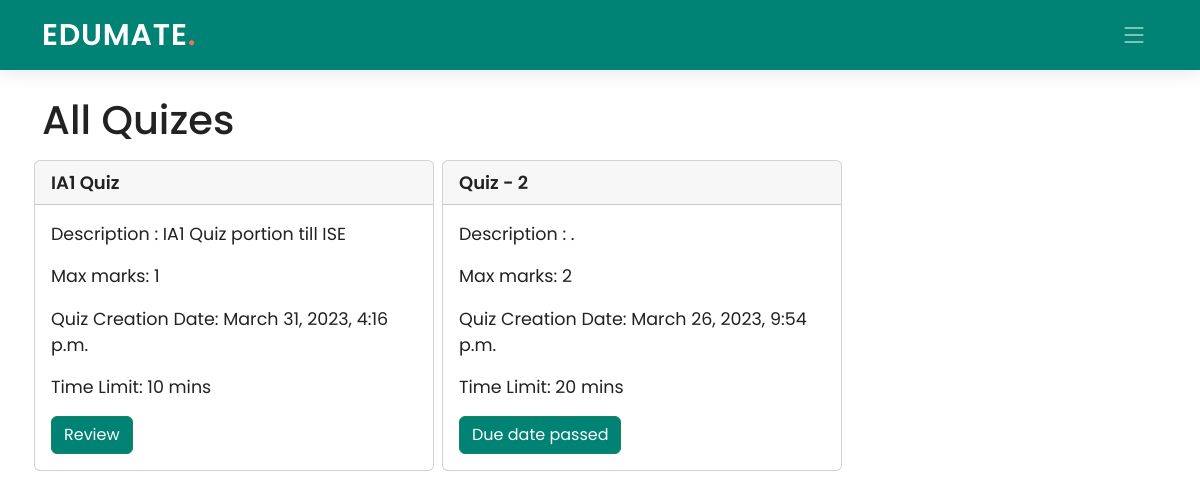
The app's page /student/1/classroom/PPJ8YI/quiz/, older data.
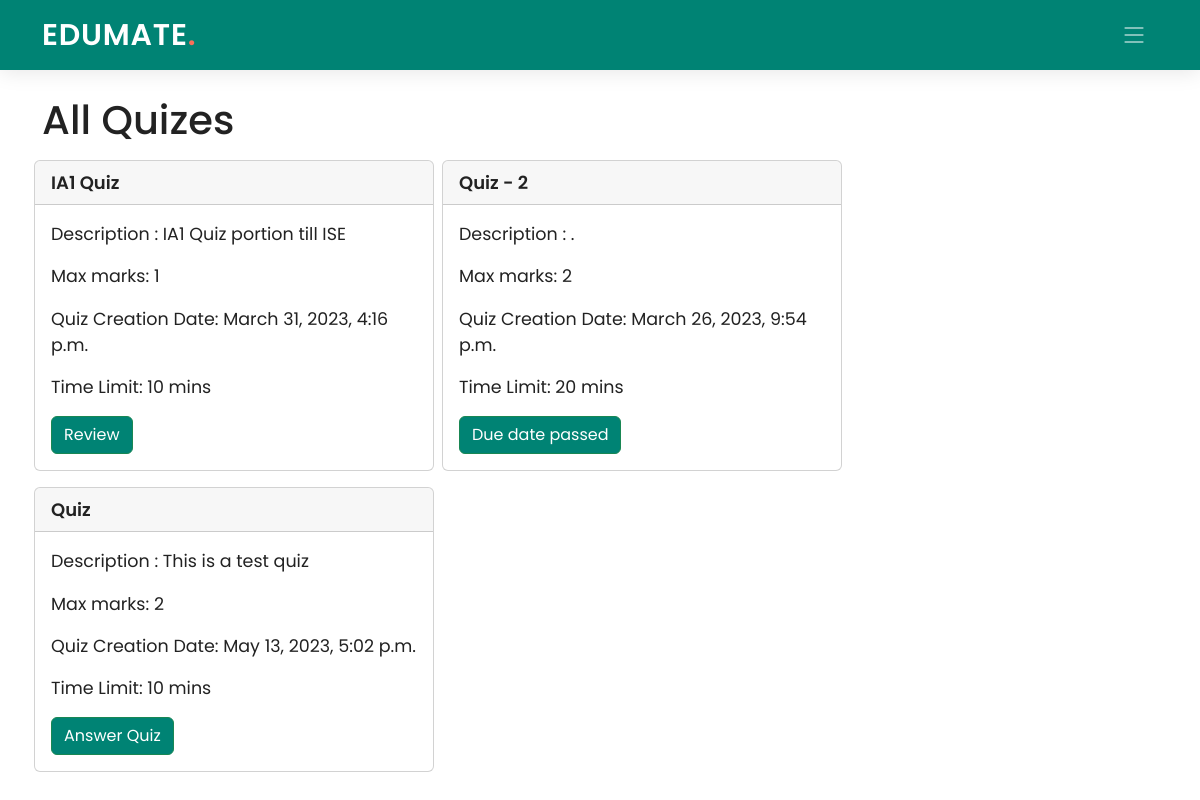
The same page, newer data.
### Teacher/models.py (models this page shows, shortened)
class Quiz(models.Model):
    quiz_name = models.CharField(max_length=200)
    description= models.CharField(max_length=100, null=True)
    time_limit = models.PositiveBigIntegerField(default=10)
    quiz_date = models.DateTimeField(default=datetime.now)
    teach_id = models.ForeignKey("Edumate_app.Teachers", on_delete=models.CASCADE, blank=True, null=True)
    class_code = models.ForeignKey(ClassTeachers, on_delete=models.CASCADE, blank=True, null=True)

### Student/views.py (the view)
# urls.py: path('classroom/<pk2>/quiz/', views.quiz, name='quiz_stud'),
def quiz(request, pk, pk2):
    quiz = Quiz.objects.filter(class_code = pk2)
    stud = Students.objects.get(stud_id=pk)
    answered=Quiz_marks.objects.filter(student=stud).values_list('student','quiz')
    quiz_list = []
    for i in quiz:
        a=(pk,i.id)
        answer = False
        if a in answered:
            answer = True
        quiz_list.append([i,answer])
    today = timezone.localtime(timezone.now())
    questionCount = []
    for i in quiz:
        questionCount.append(len(Question.objects.filter(quiz = i)))
    return render(request, 'Student/quiz_student.html', {'pk': pk, 'pk2': pk2, 'quiz': zip(quiz_list, questionCount),'today':today})

### Student/templates/Student/quiz_student.html (shortened to what this page needs)
{% extends './base_student.html' %}
{% load static %}
{% block navbar %}
  <header id="header" class="header d-flex align-items-center">
    <div class="container-fluid container-xl d-flex align-items-center justify-content-between">
      <a href="#" class="logo d-flex align-items-center">
        <h1>EDUMATE<span>.</span></h1>
      </a>
      <i class="mobile-nav-toggle mobile-nav-show bi bi-list"></i>
    </div>
  </header>
  {% endblock navbar %}
{% block content %}
<br><br>
<div class="Container">
    <h1>All Quizes</h1>
    <div class="row">
        {% for i, j in quiz %}
            <div class="card my-2 mx-1 col-md-4" style="width: 25rem; padding:0px;">
                <div class="card-header">
                  <div style="font-weight: 600; font-size: 18px">
                    {{i.0.quiz_name}}
                  </div>
                </div>
                <div class="card-body">
                  <blockquote class="blockquote mb-0">
                    <p><small>Description : {{i.0.description}}</small></p>
                    <p><small>Max marks: {{ j }}</small></p>
                    <p><small>Quiz Creation Date: {{ i.0.quiz_date }}</small></p>
                    <p><small>Time Limit: {{ i.0.time_limit }} mins</small></p>
                    {% if i.1 %}
                        <a href="{% url 'review_quiz' pk=pk pk2=pk2 pk3=i.0.id %}" class="btn btn-success">Review</a>
                    {% else %}
                        {% if i.0.quiz_date >= today %}
                        <a href="{% url 'ansquiz' pk=pk pk2=pk2 pk3=i.0.id %}" class="btn btn-success">Answer Quiz</a>
                        {% else %}
                        <a href="{% url 'ansquiz' pk=pk pk2=pk2 pk3=i.0.id %}" class="btn btn-success" style="pointer-events: none">Due date passed</a>
                        {% endif %}
                    {% endif %}
                  </blockquote>
                </div>
              </div>
        {% endfor %}
    </div>
    </div>
{% endblock content %}

### Student/templates/Student/base_student.html (shortened to what this page needs)
{% load static %}
<html lang="en">
<head>
  <link rel="stylesheet" href="https://cdnjs.cloudflare.com/ajax/libs/font-awesome/6.3.0/css/all.min.css" />
  <link href="{% static 'Edumate_app/assets/vendor/bootstrap/css/bootstrap.min.css' %}" rel="stylesheet">
  <link href="{% static 'Edumate_app/assets/vendor/bootstrap-icons/bootstrap-icons.css' %}" rel="stylesheet">
  <link href="{% static 'Edumate_app/assets/vendor/aos/aos.css' %}" rel="stylesheet">
  <link href="{% static 'Edumate_app/assets/vendor/glightbox/css/glightbox.min.css' %}" rel="stylesheet">
  <link href="{% static 'Edumate_app/assets/vendor/swiper/swiper-bundle.min.css' %}" rel="stylesheet">
  <link href="{% static 'Edumate_app/assets/css/index.css' %}" rel="stylesheet">
</head>
<body>
  {% block navbar %}{% endblock navbar %}
  <br><br>
  {% block content %}
  {% endblock content %}
  <br><br><br>
</body>
</html>

### Edumate_app/static/Edumate_app/assets/css/index.css (style rules this page uses)
:root { --font-default: "Open Sans", system-ui, -apple-system, "Segoe UI", Roboto, "Helvetica Neue", Arial, "Noto Sans", "Liberation Sans", sans-serif, "Apple Color Emoji", "Segoe UI Emoji", "Segoe UI Symbol", "Noto Color Emoji"; --font-primary: "Poppins", sans-serif; --font-secondary: "Poppins", sans-serif; }
:root { --color-default: #222222; --color-primary: #008374; --color-secondary: #f85a40; }
:root { scroll-behavior: smooth; }
body { font-family: var(--font-primary); color: var(--color-default); }
a { color: var(--color-primary); text-decoration: none; }
h1, h2, h3, h4, h5, h6 { font-family: var(--font-primary); }
.header { z-index: 997; height: 90px; background-color: var(--color-primary); }
.header.sticked { position: fixed; top: 0; right: 0; left: 0; height: 70px; box-shadow: 0px 2px 20px rgba(0, 0, 0, 0.1); }
.header .logo h1 { font-size: 30px; margin: 0; font-weight: 600; letter-spacing: 0.8px; color: #fff; font-family: var(--font-primary); }
.header .logo h1 span { color: #f96f59; }
@media (max-width: 1279px) { .mobile-nav-show { color: rgba(255, 255, 255, 0.6); font-size: 28px; cursor: pointer; line-height: 0; transition: 0.5s; z-index: 9999; margin-right: 10px; } }

### Student/templates/Student/quiz_student.html (style rules this page uses)
.btn-success, .btn-success:active, .btn-success:visited { background-color: #008374 !important; }

Row changes from the older to the newer data that the page shows:
added Quiz: quiz_name "Quiz", description "This is a test quiz", teach_id "2", quiz_date "May 13, 2023, 5:02 p.m.", time_limit "10", shows "Answer Quiz"
